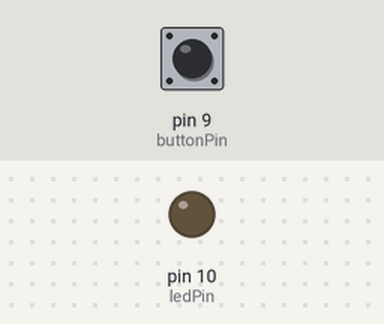
Bench run of a sketch on a simulated Arduino Leonardo, built with avr-gcc and run on an emulated ATmega32U4. Parts: output pins drawn as LEDs (lit = HIGH). The inputs (shaded band) are chosen by the test bench; at power-on: pin 9 (buttonPin) LOW. USB keyboard and mouse output is not drawn.

Above: at 1.2 s.
1.3 s: pin 9 (buttonPin) pulled HIGH for 0.15 s
At 2.5 s:
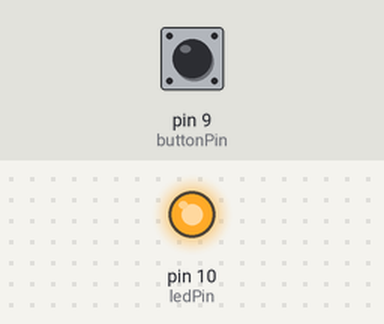
3.0 s: pin 9 (buttonPin) pulled HIGH for 1 s
At 5.0 s:
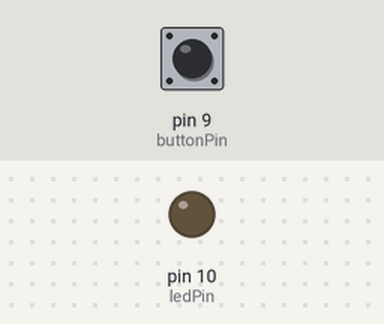
5.5 s: pin 9 (buttonPin) pulled HIGH for 3.2 s
At 9.8 s:
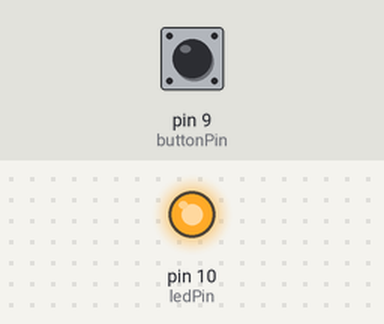
Timing chart, 0 to 11.3 s (numbered marks = the images above; inputs shaded):
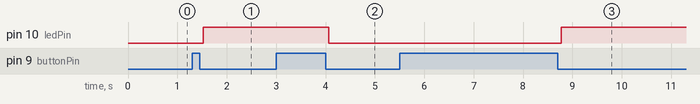

Measured:
- after the input at 1.3 s, pin 10 (ledPin): LOW → HIGH after 0.22 s
- after the input at 3.0 s, pin 10 (ledPin): HIGH → LOW after 1.1 s
- after the input at 5.5 s, pin 10 (ledPin): LOW → HIGH after 3.3 s

The sketch:

Mouse_jiggle.ino
```cpp
#include <Mouse.h>

//Pin numbers
const int buttonPin = 9;   //pushbutton pin
const int ledPin = 10;    //LED pin

//Initial states
int ledState = LOW;           //current state of the LED pin
int buttonState;              //current reading from the pushbutton pin
int lastButtonState = LOW;    //previous reading from the pushbutton pin

//Debounce times in miliseconds
unsigned long lastDebounceTime = 0;  //the last time the output pin was toggled
unsigned long debounceDelay = 50;    //the debounce time

unsigned int counter = 0;
unsigned int no0fPixelsToMove = 50;  //how far to move in each direction
char moveDirection = 'R';            //first move right


void setup()
{
 pinMode(buttonPin,INPUT);
 pinMode(ledPin,OUTPUT);

 //set initial LED state
 digitalWrite(ledPin,ledState);

 Mouse.begin();
}
void loop()
{
  //read the state of the switch
  int reading = digitalRead(buttonPin);

  //If the switch changed,reset the debouncing timer
  if (reading !=lastButtonState)
  {
    lastDebounceTime = millis();
  }
  //If change for longer than the debounce delay,chang the current state
  if ((millis() - lastDebounceTime) > debounceDelay)
  {
    if (reading !=buttonState)
    {
      buttonState = reading;
      if (buttonState == LOW)
      {
        ledState = !ledState;
      }
    }
  }
  //Only move the mouse when the LED is on
  if (ledState == HIGH)
  {
    counter++;

    //jiggle the mouse right-left
    switch(moveDirection)
    {
      case('R'):
        Mouse.move(1,0,0);  //move right
        break;
      case('L'):
        Mouse.move(1,0,0);  //move right
        break;
    }

    if (counter > no0fPixelsToMove)
    {
      counter =  0;
      if (moveDirection ==  'L')
        moveDirection = 'R';
      else
        moveDirection = 'L';
    }
    delay(20);  //delay of 20ms result in a smooth motion
  }
  //set the LED
  digitalWrite(ledPin, ledState);

  // save the switch button state
  lastButtonState = reading;
}
```
